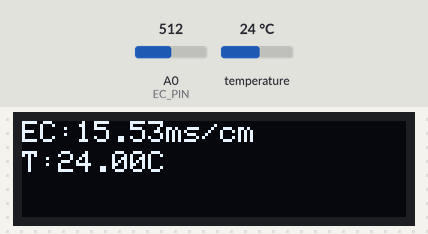
Bench run of a sketch on a simulated Arduino Uno, built with avr-gcc and run on an emulated ATmega328P. Shown: 128×32 one-colour display. Inputs (shaded band) come from the test bench; at power-on: temperature 24 °C, A0 (EC_PIN) = 512.

Above: at 6.6 s.
6.7 s: temperature set to 12 °C
At 7.9 s:
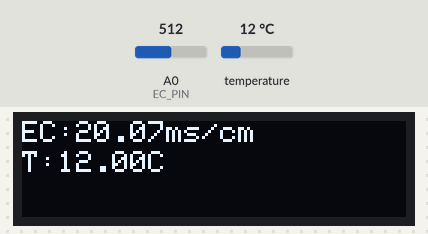
9.7 s: A0 (EC_PIN) set to 716
11.6 s: temperature set to 19 °C
At 12.9 s:
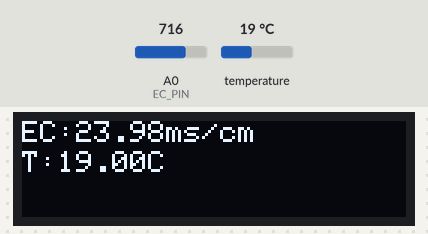
13.6 s: A0 (EC_PIN) set to 900
At 14.9 s:
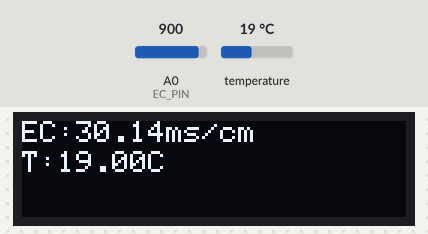
15.6 s: temperature set to 28 °C
At 16.9 s:
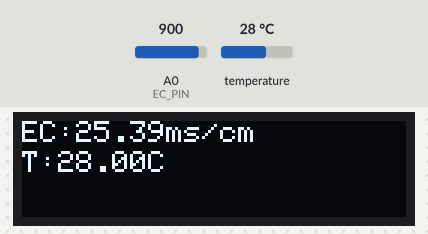
17.6 s: A0 (EC_PIN) set to 1010
At 18.9 s:
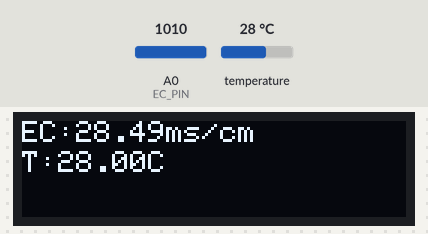
Timing chart, 0 to 20.6 s (numbered marks = the images above; inputs shaded):
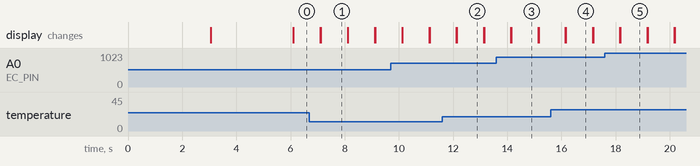

The sketch:

DFRobot_EC_OLED.ino
```cpp
// (licence header left out)
#include <OneWire.h>
#include <Wire.h>
#include <EEPROM.h>
#include <Adafruit_GFX.h>
#include <Adafruit_SSD1306.h>
#include "DFRobot_EC.h"

//OLED
// Initialize the display
Adafruit_SSD1306 display(128, 32, &Wire, -1);

//Temperature chip i/o
int DS18S20_Pin = 2; //DS18S20 Signal pin on digital 2
OneWire ds(DS18S20_Pin);  // on digital pin 2

//Timing
unsigned long lastLogTime;

//EC
#define EC_PIN A0
float voltage, ecValue, temperature = 25;
DFRobot_EC ec;

void setup(){
  Serial.begin(9600);

  // Initialize the display
  display.begin(SSD1306_SWITCHCAPVCC, 0x3C);
  display.clearDisplay();

  // Set text size and color
  display.setTextSize(1);
  display.setTextColor(WHITE);

  // Print a string
  display.setCursor(0, 0);
  display.print("Hello, there!");
  display.display();

  delay(1000);

  ec.begin();

  delay(2000);
  display.clearDisplay();
  display.setCursor(0, 0);
  display.print("Begin");
  display.display();

  delay(2000);
}

void loop() {
  static unsigned long timepoint = millis();

  voltage = analogRead(EC_PIN) / 1024.0 * 5000; // read the voltage
  temperature = readTemperature();          // read your temperature sensor to execute temperature compensation
  ecValue =  ec.readEC(voltage, temperature); // convert voltage to EC with temperature compensation


  if (millis() - timepoint > 1000U) { //time interval: 1s
    timepoint = millis();
//    Serial.print("temperature:");
//    Serial.print(temperature, 1);
//    Serial.print("^C  EC:");
//    Serial.print(ecValue, 2);
//    Serial.println("ms/cm");

    //    display.setCursor(0, 14);
    //    display.println(F("SD"));
    //    display.println(3.141592);
    display.clearDisplay();

    display.setCursor(0, 0);
    display.print("EC:");
    display.print(ecValue);
    display.println("ms/cm");
    display.display();

    display.setCursor(0, 10);
    display.print("T:");
    display.print(temperature, 2);
    display.println("C");
    display.display();
  }

  ec.calibration(voltage, temperature);         // calibration process by Serail CMD
}

float readTemperature() {
  byte data[12];
  byte addr[8];

  if ( !ds.search(addr)) {
    //no more sensors on chain, reset search
    ds.reset_search();
    return -1000;
  }

  if ( OneWire::crc8( addr, 7) != addr[7]) {
    Serial.println("CRC is not valid!");
    return -1000;
  }

  if ( addr[0] != 0x10 && addr[0] != 0x28) {
    Serial.print("Device is not recognized");
    return -1000;
  }

  ds.reset();
  ds.select(addr);
  ds.write(0x44, 1); // start conversion, with parasite power on at the end

  byte present = ds.reset();
  ds.select(addr);
  ds.write(0xBE); // Read Scratchpad


  for (int i = 0; i < 9; i++) { // we need 9 bytes
    data[i] = ds.read();
  }

  ds.reset_search();

  byte MSB = data[1];
  byte LSB = data[0];

  float tempRead = ((MSB << 8) | LSB); //using two's compliment
  float TemperatureSum = tempRead / 16;

  return TemperatureSum;
}
```

Measured:
- after the input at 6.7 s, the display: first changes after 0.40 s (image 1 shows a later state)
- after the input at 11.6 s, the display: first changes after 0.53 s (image 2 shows a later state)
- after the input at 13.6 s, the display: first changes after 0.54 s (image 3 shows a later state)
- after the input at 15.6 s, the display: first changes after 0.55 s (image 4 shows a later state)
- after the input at 17.6 s, the display: first changes after 0.56 s (image 5 shows a later state)
- what the display in image 1 shows lasts 1.0 s, from 7.1 s to 8.1 s
